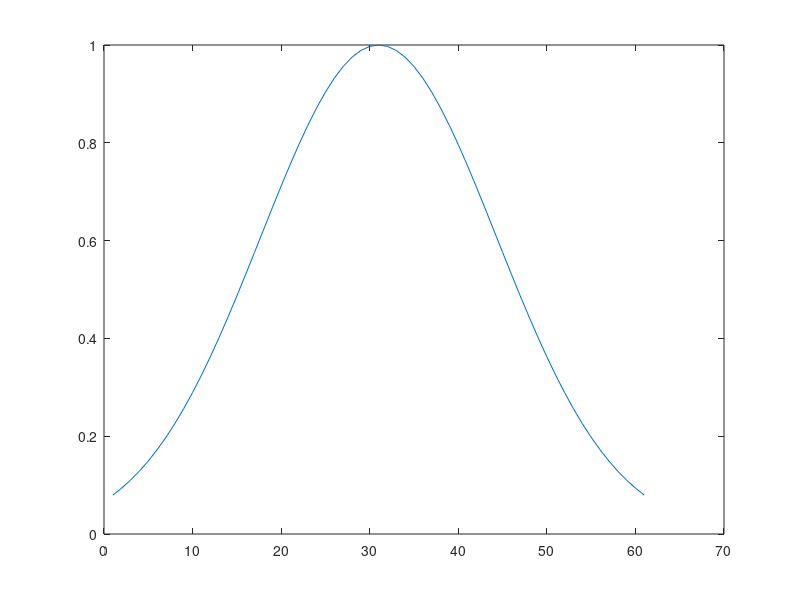
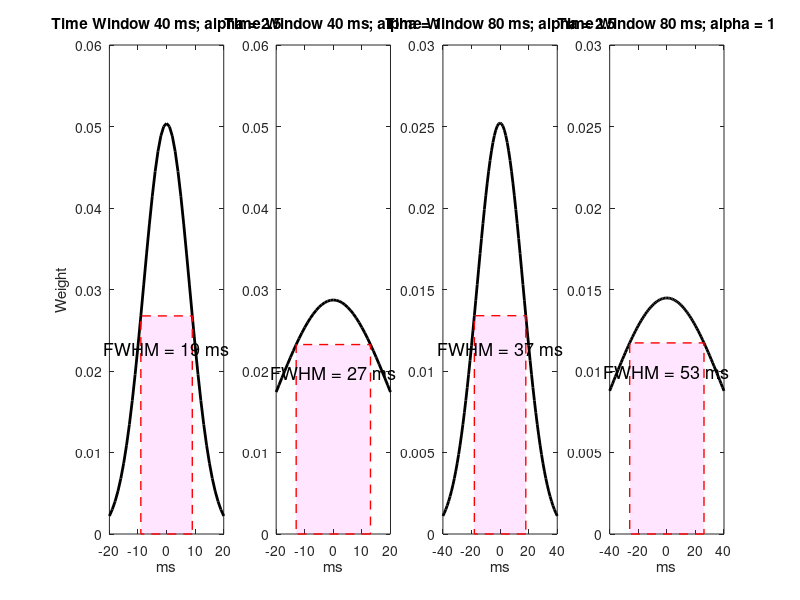
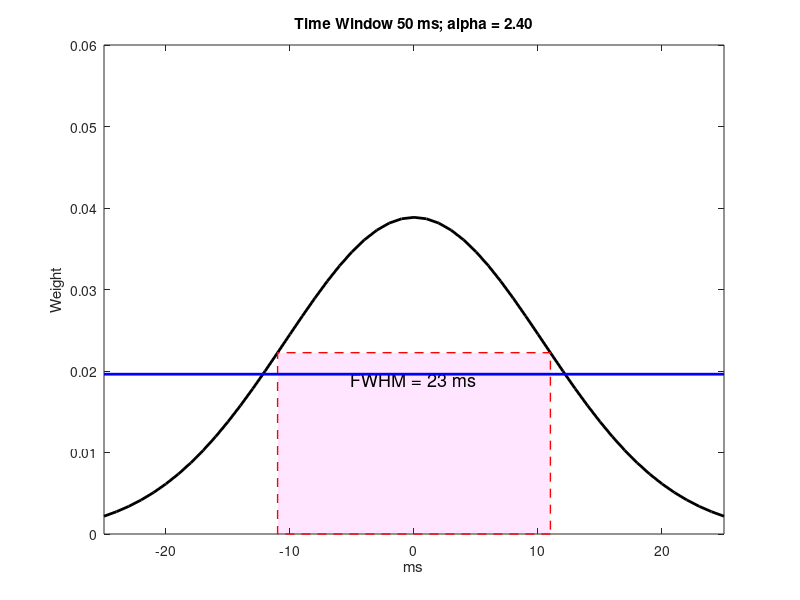

The MATLAB script that drew these images, in order:
%% FWHM

vec = gausswin(61,2.25);

% Find the half max value.
halfMax = (min(vec) + max(vec)) / 2;
% Find where the vec first drops below half the max.
index1 = find(vec >= halfMax, 1, 'first');
% Find where the vec last rises above half the max.
index2 = find(vec >= halfMax, 1, 'last');
fwhm = index2-index1 + 1; % FWHM in indexes.
1.024*fwhm
plot(vec)


srate = 1024;
time_wind1 = 40;
time_wind2 = 80;
time_scale1 = -time_wind1/2:1:time_wind1/2;
time_scale2 = -time_wind2/2:1:time_wind2/2;

figure('Pos',[16 526 1898 420])
subplot(1,4,1)
data = gausswin(length(time_scale1))'./sum(gausswin(length(time_scale1))); halfMax = (min(data) + max(data)) / 2;
index1 = find(data >= halfMax, 1, 'first');
index2 = find(data >= halfMax, 1, 'last');
plot(time_scale1, data,'k','linewidth',2)
hold on
patch(time_scale1([index1 index2 index2 index1]),[0 0 data([index2 index2])],'m','FaceAlpha',0.1,'EdgeColor','r','LineStyle','--','LineWidth',1);
ylabel('Weight'); xlabel('ms'); title('Time Window 40 ms; alpha = 2.5'); ylim([0 0.06]); xlim([time_scale1(1) time_scale1(end)]);
text(0,data(index1)*.85,sprintf('FWHM = %2.0f ms',time_scale1(index2) - time_scale1(index1) + 1),'FontSize',13,'HorizontalAlignment','center')

subplot(1,4,2)
data = gausswin(length(time_scale1),1)'./sum(gausswin(length(time_scale1),1)); halfMax = (min(data) + max(data)) / 2;
index1 = find(data >= halfMax, 1, 'first');
index2 = find(data >= halfMax, 1, 'last');
plot(time_scale1, data,'k','linewidth',2)
hold on
patch(time_scale1([index1 index2 index2 index1]),[0 0 data([index2 index2])],'m','FaceAlpha',0.1,'EdgeColor','r','LineStyle','--','LineWidth',1);
xlabel('ms'); title('Time Window 40 ms; alpha = 1'); ylim([0 0.06]); xlim([time_scale1(1) time_scale1(end)]);
text(0,data(index1)*.85,sprintf('FWHM = %2.0f ms',time_scale1(index2) - time_scale1(index1) + 1),'FontSize',13,'HorizontalAlignment','center')

subplot(1,4,3)
data = gausswin(length(time_scale2))'./sum(gausswin(length(time_scale2))); halfMax = (min(data) + max(data)) / 2;
index1 = find(data >= halfMax, 1, 'first');
index2 = find(data >= halfMax, 1, 'last');
plot(time_scale2, data,'k','linewidth',2)
hold on
patch(time_scale2([index1 index2 index2 index1]),[0 0 data([index2 index2])],'m','FaceAlpha',0.1,'EdgeColor','r','LineStyle','--','LineWidth',1);
xlabel('ms'); title('Time Window 80 ms; alpha = 2.5'); ylim([0 0.03]); xlim([time_scale2(1) time_scale2(end)]);
text(0,data(index1)*.85,sprintf('FWHM = %2.0f ms',time_scale2(index2) - time_scale2(index1) + 1),'FontSize',13,'HorizontalAlignment','center')

subplot(1,4,4)
data = gausswin(length(time_scale2),1)'./sum(gausswin(length(time_scale2),1)); halfMax = (min(data) + max(data)) / 2;
index1 = find(data >= halfMax, 1, 'first');
index2 = find(data >= halfMax, 1, 'last');
plot(time_scale2, data,'k','linewidth',2)
hold on
patch(time_scale2([index1 index2 index2 index1]),[0 0 data([index2 index2])],'m','FaceAlpha',0.1,'EdgeColor','r','LineStyle','--','LineWidth',1);
xlabel('ms'); title('Time Window 80 ms; alpha = 1'); ylim([0 0.03]); xlim([time_scale2(1) time_scale2(end)]);
text(0,data(index1)*.85,sprintf('FWHM = %2.0f ms',time_scale2(index2) - time_scale2(index1) + 1),'FontSize',13,'HorizontalAlignment','center')




srate = 1024;
time_wind = 50;
full_std = 2.4;
time_scale = -time_wind/2:1:time_wind/2;

figure('Pos',[649 391 620 513])
data = gausswin(length(time_scale),full_std)'./sum(gausswin(length(time_scale),full_std)); halfMax = (min(data) + max(data)) / 2;
index1 = find(data >= halfMax, 1, 'first');
index2 = find(data >= halfMax, 1, 'last');
plot(time_scale, data,'k','linewidth',2)
hold on
patch(time_scale([index1 index2 index2 index1]),[0 0 data([index2 index2])],'m','FaceAlpha',0.1,'EdgeColor','r','LineStyle','--','LineWidth',1);
ylabel('Weight'); xlabel('ms'); title(sprintf('Time Window %i ms; alpha = %2.2f',time_wind,full_std)); ylim([0 0.06]); xlim([time_scale(1) time_scale(end)]);
text(0,data(index1)*.85,sprintf('FWHM = %2.0f ms',time_scale(index2) - time_scale(index1) + 1),'FontSize',13,'HorizontalAlignment','center')
plot([time_scale(1) time_scale(end)],[1/length(time_scale) 1/length(time_scale)], '-b','linewidth',2)
hold off
